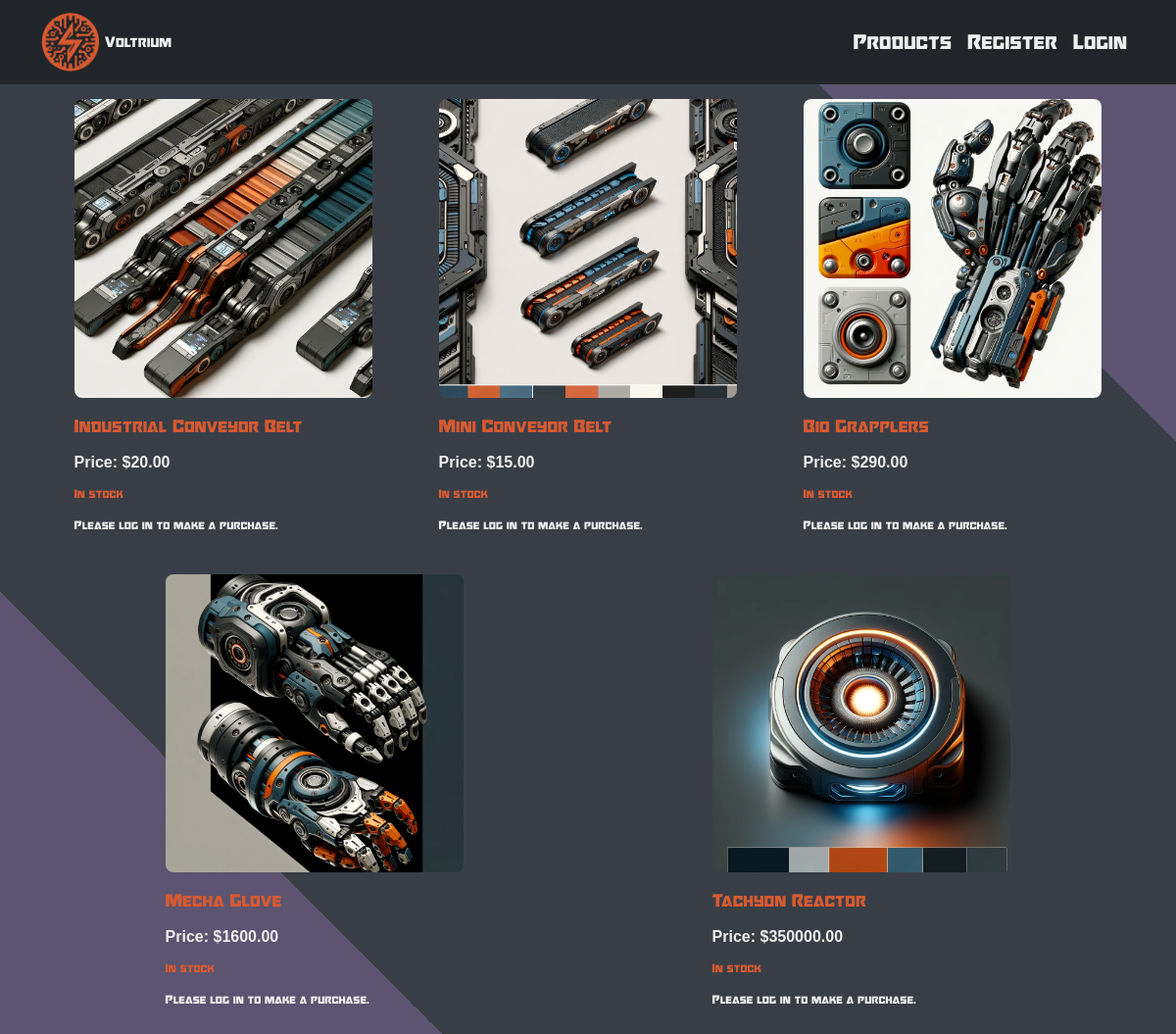
Page /products/1/ on the earlier database version.
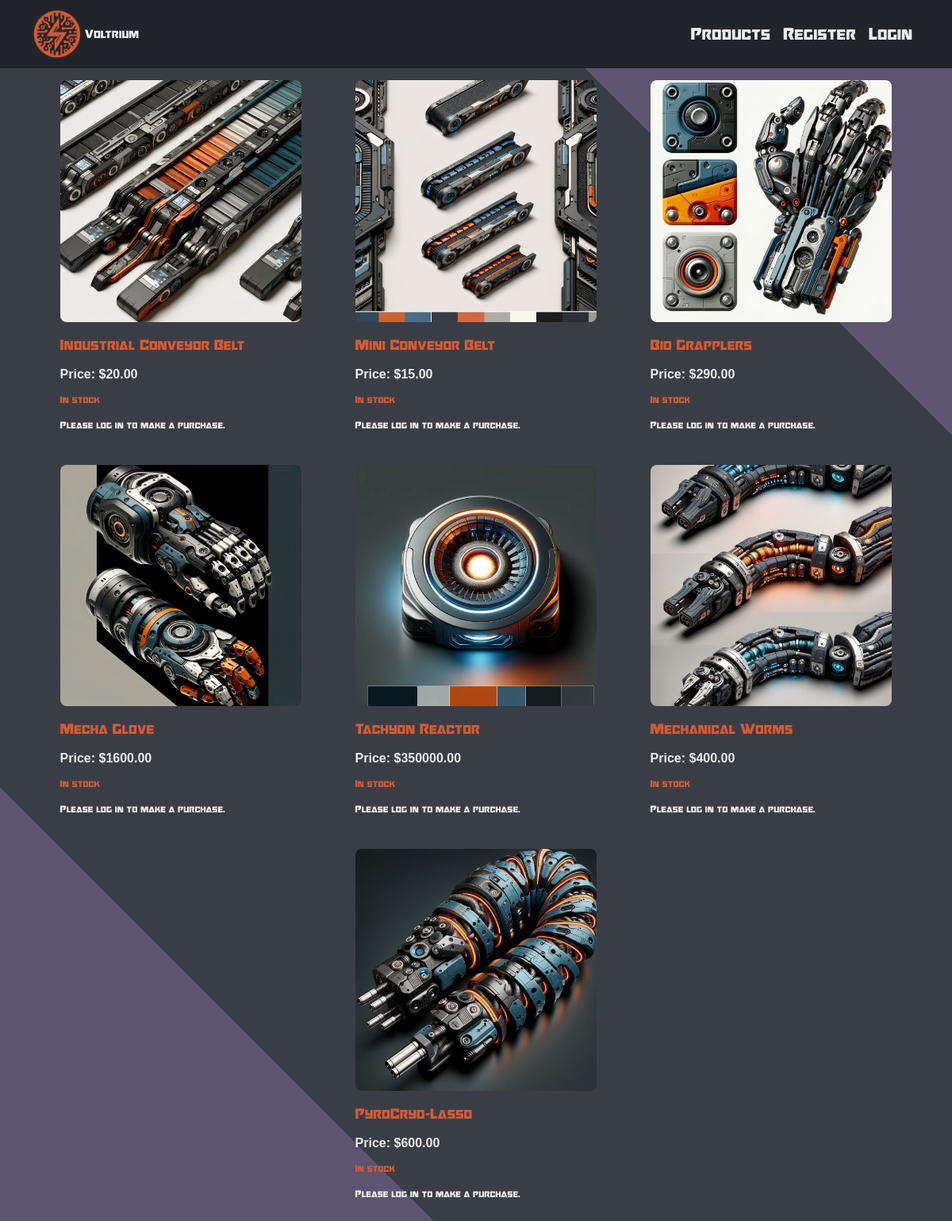
Same page on the later database version.
### voltrium/models.py (models this page shows, shortened)
class Product(models.Model):
    name = models.CharField(max_length=255)
    description = models.TextField()
    price = models.DecimalField(max_digits=10, decimal_places=2)
    stock_quantity = models.IntegerField()
    category = models.ForeignKey(Category, on_delete=models.CASCADE)
    picture = models.ImageField(upload_to='product_pictures/', null=True, blank=True)

### voltrium/views.py (the view)
# urls.py: path('products/<int:category_id>/', products_by_category, name='products_by_category'),
def products_by_category(request, category_id=None):
    categories = Category.objects.all()
    if category_id:
        category = get_object_or_404(Category, pk=category_id)
        products = Product.objects.filter(category=category)
    else:
        products = Product.objects.all()
    return render(request, 'product/products_by_category.html', {'products': products, 'categories': categories})

### voltrium/templates/product/products_by_category.html (shortened to what this page needs)
{% load static %}
<!DOCTYPE html>
<html lang="en">
<head>
    <link href="https://cdn.jsdelivr.net/npm/bootstrap@5.3.2/dist/css/bootstrap.min.css" rel="stylesheet">
    <link rel="stylesheet" href="{% static 'voltrium/style/styles.css' %}">
</head>
<body>
    <nav class="navbar navbar-expand-lg navbar-dark bg-dark">
        <div class="container">
            <a class="navbar-brand" href="{% url 'home' %}">
                <img src="{% static 'images/logo.png' %}" alt="Your Logo" height="60">
                Voltrium
            </a>
            <div class="collapse navbar-collapse" id="navbarNav">
                <ul class="navbar-nav ms-auto">
                    {% if user.is_authenticated %}
                        <li class="nav-item">
                            <a class="nav-link" href="{% url 'all_products' %}">Products</a>
                        </li>
                        <li class="nav-item">
                            <a class="nav-link" href="{% url 'logout' %}">Logout</a>
                        </li>
                        <li class="nav-item">
                            <a class="nav-link" href="{% url 'profile' %}">Profile</a>
                        </li>
                        <li class="nav-item">
                            <a class="nav-link" href="{% url 'view_cart' %}">
                                <img src="{% static 'images/cart.png' %}" alt="Cart" width="40" height="40">
                            </a>
                        </li>
                    {% else %}
                        <li class="nav-item">
                            <a class="nav-link" href="{% url 'all_products' %}">Products</a>
                        </li>
                        <li class="nav-item">
                            <a class="nav-link" href="{% url 'register_user' %}">Register</a>
                        </li>
                        <li class="nav-item">
                            <a class="nav-link" href="{% url 'login' %}">Login</a>
                        </li>
                    {% endif %}
                </ul>
            </div>
        </div>
    </nav>
    <div class="container">
        <div class="product-container">
            {% for product in products %}
                <div class="product-card">
                    <a href="{% url 'product_detail' product_id=product.id %}">
                        {% if product.picture %}
                            <img src="{{ product.picture.url }}" alt="{{ product.name }}">
                        {% endif %}
                        <h3>{{ product.name }}</h3>
                        <p class="price">Price: ${{ product.price }}</p>
                        <p class="{% if product.stock_quantity > 0 %}in-stock{% else %}out-of-stock{% endif %}">
                            {% if product.stock_quantity > 0 %} In stock {% else %} Out of stock {% endif %}
                        </p>
                    </a>
                    {% if user.is_authenticated %}
                        <form method="post" action="{% url 'add_to_cart' product.id %}">
                            {% csrf_token %}
                            <button type="submit" class="btn btn-dark">Add to cart</button>
                        </form>
                    {% else %}
                        <p>Please <a href="{% url 'login' %}">log in</a> to make a purchase.</p>
                    {% endif %}
                </div>
            {% endfor %}
        </div>
    </div>
</body>
</html>

Differences in the rows shown:
added Product: picture (picture), name "Mechanical Worms", price "400.00", stock_quantity "In stock"
added Product: picture (picture), name "PyroCryo-Lasso", price "600.00", stock_quantity "In stock"
